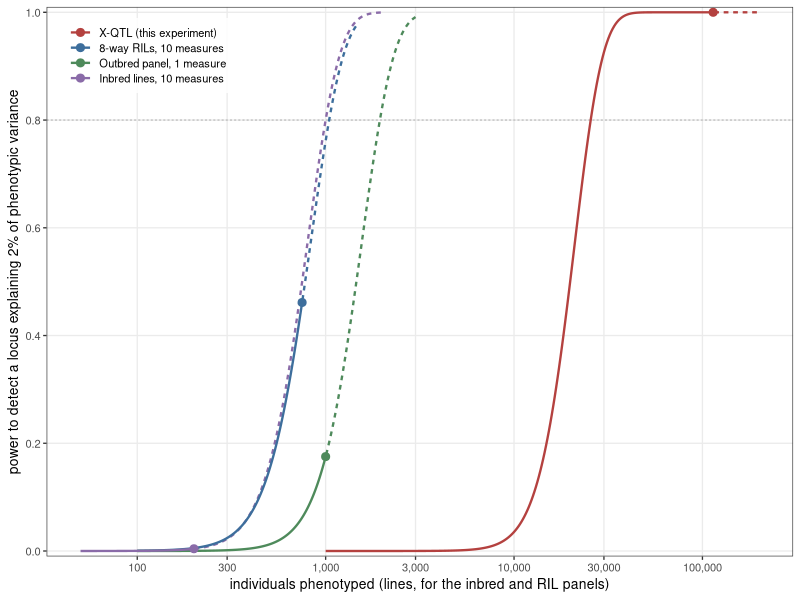

R code for this plot:
# make_FigS_power.R -- power against experiment size, four designs.
#
#   Rscript temp_aging/make_FigS_power.R
#
# Supplementary figure for the power supplement. Same target throughout: a
# locus explaining 2% of individual phenotypic variance, h2 = 50%.
#
# X axis is the number of individuals PHENOTYPED -- individuals for the outbred
# panel and for X-QTL, lines for the inbred-line and RIL panels. That is the
# quantity that actually costs, and it is what makes the designs comparable.
#
# Solid = up to the size of experiments currently run. Dotted = plausible
# extension. Thresholds are each design's own realistic genome-wide bar:
# 0.05/1e6 for the SNP panels, 0.05/1e4 for the RIL linkage scan, and the
# paper's own LWP 7.5 for X-QTL -- which is far stricter than a Bonferroni over
# 268 tiles would be, so the X-QTL curve is conservative.

suppressMessages(library(tidyverse))

p <- 0.15; q <- 1-p
Vp <- 1; h2 <- 0.5; Vg <- h2*Vp; Ve <- Vp-Vg
QTL <- 0.02; r <- 10
alpha <- sqrt(QTL/(2*p*q))
vloc_line <- p*q*(2*alpha)^2          # 0.04, inbreeding doubles it
vbg_line  <- 2*(Vg-QTL)               # 0.96, and the background too
Vline     <- vloc_line + vbg_line + Ve/r
R2_line   <- vloc_line/Vline          # 0.0381

P_SEL <- 0.05; ibar <- dnorm(qnorm(1-P_SEL))/P_SEL; k <- 2

pow_R2 <- function(n, R2, df, thr) pchisq(thr, df, ncp = n*R2/(1-R2), lower.tail = FALSE)
pow_X  <- function(N, thr) pchisq(thr, 7, ncp = (N*P_SEL)*ibar^2*(100*QTL)/(100*k),
                                  lower.tail = FALSE)

thr1 <- qchisq(0.05/1e6, 1, lower.tail = FALSE)
thr7 <- qchisq(0.05/1e4, 7, lower.tail = FALSE)
thrX <- qchisq(10^-7.5,  7, lower.tail = FALSE)

grid <- function(a,b) exp(seq(log(a), log(b), length.out = 300))
mk <- function(lab, n, pw, solid_to) tibble(design = lab, n = n, power = pw,
                                            part = ifelse(n <= solid_to, "run", "extension"))

d <- bind_rows(
  mk("Outbred panel, 1 measure",   grid(100, 3000),   pow_R2(grid(100,3000),  QTL/Vp,  1, thr1), 1000),
  mk("Inbred lines, 10 measures",  grid(50,  2000),   pow_R2(grid(50,2000),   R2_line, 1, thr1), 200),
  mk("8-way RILs, 10 measures",    grid(100, 1500),   pow_R2(grid(100,1500),  R2_line, 7, thr7), 750),
  mk("X-QTL (this experiment)",    grid(1000, 2e5),   pow_X(grid(1000,2e5),   thrX),             114000))

pts <- tribble(~design, ~n, ~power,
  "Outbred panel, 1 measure",  1000,  pow_R2(1000, QTL/Vp,  1, thr1),
  "Inbred lines, 10 measures",  200,  pow_R2(200,  R2_line, 1, thr1),
  "8-way RILs, 10 measures",    750,  pow_R2(750,  R2_line, 7, thr7),
  "X-QTL (this experiment)", 114000,  pow_X(114000, thrX))
cat("\npower at the size each design is actually run at:\n"); print(as.data.frame(pts), row.names = FALSE)

LEV <- c("X-QTL (this experiment)","8-way RILs, 10 measures",
         "Outbred panel, 1 measure","Inbred lines, 10 measures")
d   <- d   %>% mutate(design = factor(design, levels = LEV))
pts <- pts %>% mutate(design = factor(design, levels = LEV))
COL <- c("#B4413F","#3D6E9C","#4E8A5B","#8A6BA8"); names(COL) <- LEV

g <- ggplot(d, aes(n, power, colour = design)) +
  geom_hline(yintercept = 0.8, linewidth = 0.3, colour = "grey65", linetype = "22") +
  geom_line(aes(linetype = part), linewidth = 0.8) +
  geom_point(data = pts, size = 2.4) +
  scale_x_log10(breaks = c(100,300,1000,3000,10000,30000,100000),
                labels = c("100","300","1,000","3,000","10,000","30,000","100,000")) +
  scale_y_continuous(limits = c(0,1), breaks = seq(0,1,0.2), expand = expansion(0.01)) +
  scale_colour_manual(values = COL, name = NULL) +
  scale_linetype_manual(values = c(run = "solid", extension = "22"), guide = "none") +
  labs(x = "individuals phenotyped (lines, for the inbred and RIL panels)",
       y = "power to detect a locus explaining 2% of phenotypic variance") +
  theme_bw(base_size = 10) +
  theme(panel.grid.minor = element_blank(),
        legend.position = c(0.02, 0.98), legend.justification = c(0,1),
        legend.background = element_rect(fill = alpha("white",0.85), colour = NA),
        legend.key.height = unit(11,"pt"))

ggsave("figures/FigureS_power.png", g, width = 6.6, height = 4.4, dpi = 300)
cat("Wrote figures/FigureS_power.png\n")
cat(sprintf("\nthresholds: SNP panels %.1f (1 df), RILs %.1f (7 df), X-QTL %.1f (7 df)\n",
            thr1, thr7, thrX))
